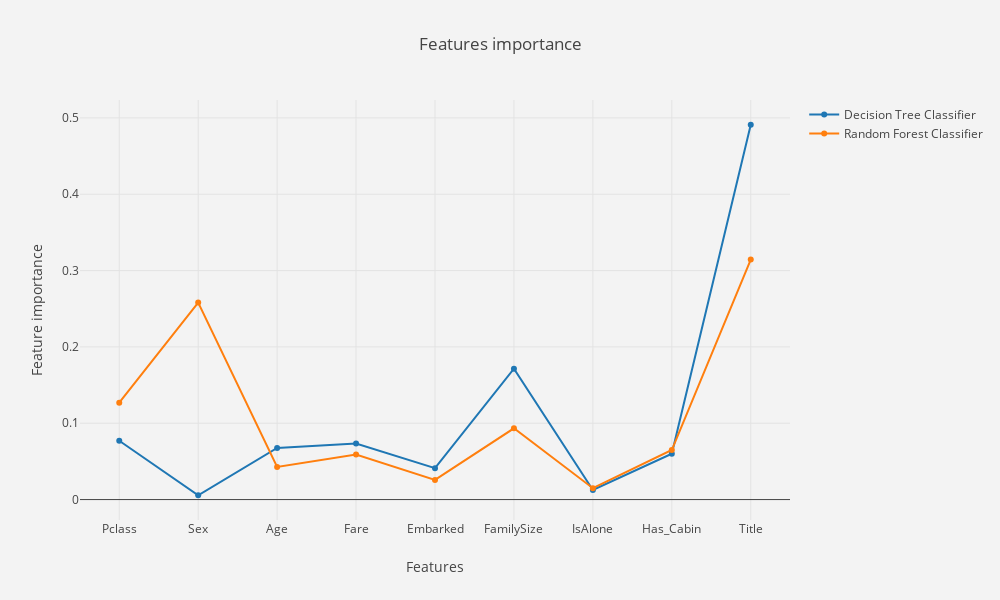

Notebook code cell kept with this figure:
### Code cell
columns = dataset_train.drop(['Survived'], axis=1).columns.values

trace1 = go.Scatter(
    x = columns,
    y = feature_importances_DTC.tolist(),
    name='Decision Tree Classifier',
    mode = 'lines+markers',
)

trace2 = go.Scatter(
    x = columns,
    y = feature_importances_RFC.tolist(),
    name='Random Forest Classifier',
    mode = 'lines+markers',
)

data = [trace1, trace2]
layout = go.Layout(
    barmode='stack',
    title = 'Features importance',
    width=1000,
    height=600,
    paper_bgcolor='rgb(243, 243, 243)',
    plot_bgcolor='rgb(243, 243, 243)',
    yaxis = dict(title= 'Feature importance'),
    xaxis = dict(title= 'Features')
)

fig = go.Figure(data=data, layout=layout)
py.iplot(fig)

### Figure 1 — Plotly figure (JSON) as saved in the notebook; plotly's stock layout.template omitted (floating-point values rounded to 4 significant figures)
{"data": [{"mode": "lines+markers", "name": "Decision Tree Classifier", "type": "scatter", "x": ["Pclass", "Sex", "Age", "Fare", "Embarked", "FamilySize", "IsAlone", "Has_Cabin", "Title"], "y": [0.077, 0.005658, 0.0676, 0.07354, 0.04108, 0.1714, 0.0126, 0.06003, 0.4911]}, {"mode": "lines+markers", "name": "Random Forest Classifier", "type": "scatter", "x": ["Pclass", "Sex", "Age", "Fare", "Embarked", "FamilySize", "IsAlone", "Has_Cabin", "Title"], "y": [0.1269, 0.2581, 0.04276, 0.05891, 0.02577, 0.09339, 0.01491, 0.06492, 0.3144]}], "layout": {"barmode": "stack", "height": 600, "paper_bgcolor": "rgb(243, 243, 243)", "plot_bgcolor": "rgb(243, 243, 243)", "title": "Features importance", "width": 1000, "xaxis": {"title": "Features"}, "yaxis": {"title": "Feature importance"}}}
